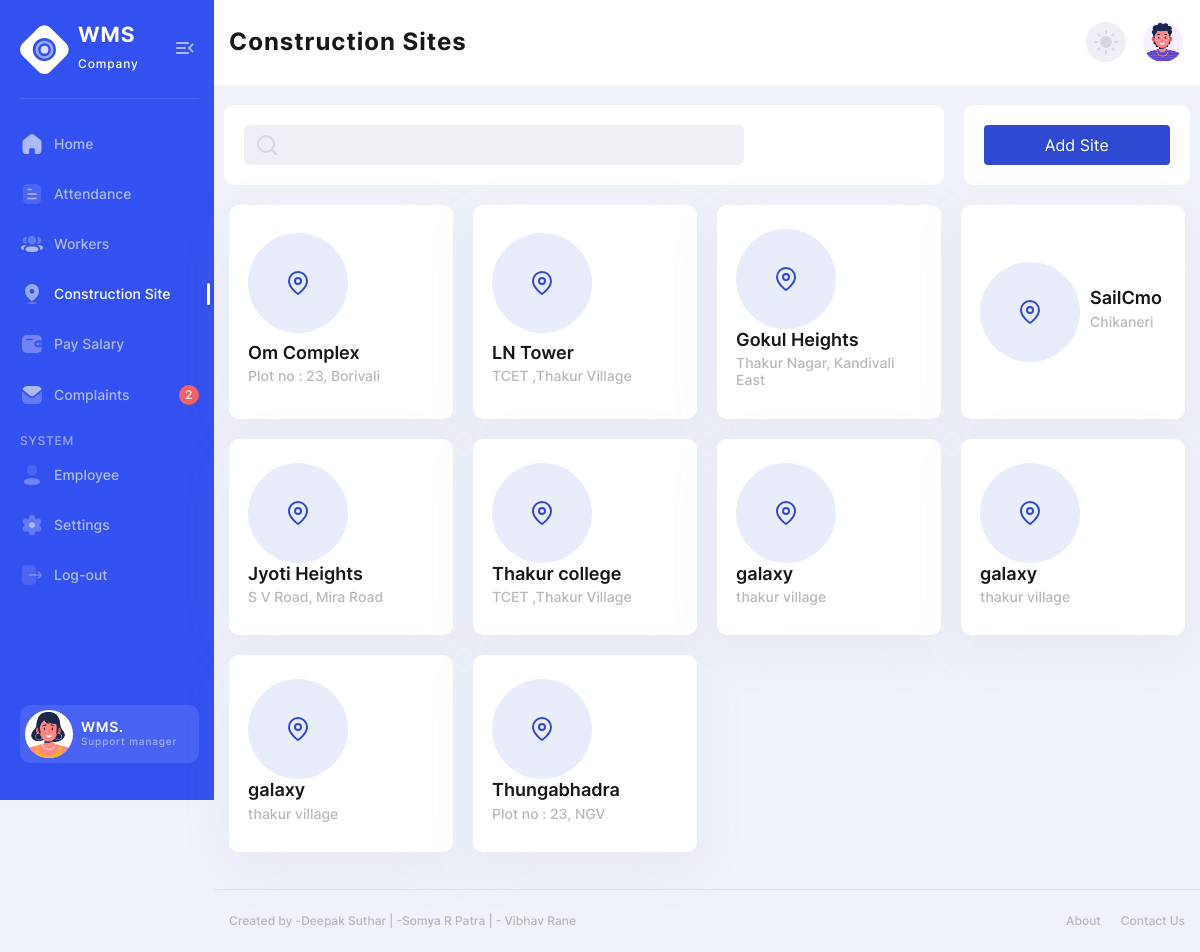
/construction (signed in), run on the app's committed database.
### admpage/models.py (models this page shows, shortened)
class Site(models.Model):
    STATUS =(
        ('Active','Active'),
        ('Unactive','Unactive'),
        ('Finished','Finished',),
    )
    sname = models.CharField(max_length=200,null=True)
    status = models.CharField(max_length=10,null=True,choices=STATUS)
    location = models.CharField(max_length=300,null=True)
    city = models.CharField(max_length=100,null=True)
    contact = models.CharField(max_length=20,null=True)

### admpage/views.py (the view)
@login_required(login_url='emplog')
def construction(request):
    site = Site.objects.all()
    mfil = sitefilter(request.GET, queryset=site)
    site = mfil.qs
    cont = {'site':site, 'mfil':mfil}
    return render(request, "construction.html",cont)

### templates/construction.html (shortened to what this page needs)
{% load static %}
<!DOCTYPE html>
<html lang="en">
<head>
  <link rel="stylesheet" href="{% static 'css/style.css' %}">
</head>
<body>
<div class="page-flex">
  <aside class="sidebar">
    <div class="sidebar-start">
        <div class="sidebar-head">
            <a href="/" class="logo-wrapper" title="Home">
                <span class="icon logo" aria-hidden="true"></span>
                <div class="logo-text">
                    <span class="logo-title">WMS</span>
                    <span class="logo-subtitle">Company</span>
                </div>
            </a>
            <button class="sidebar-toggle transparent-btn" title="Menu" type="button">
                <span class="icon menu-toggle" aria-hidden="true"></span>
            </button>
        </div>
        <div class="sidebar-body">
            <ul class="sidebar-body-menu">
                <li>
                    <a class=" " href="/home"><span class="icon home" aria-hidden="true"></span>Home</a>
                </li>
                <li>
                    <a class=" " href="attendance">
                        <span class="icon document" aria-hidden="true"></span>Attendance
                    </a>
                </li>
                <li>
                    <a class=" " href="/workers">
                        <span class="icon user-3" aria-hidden="true"></span>Workers
                    </a>
                </li>
                <li>
                    <a class="active" href="/construction">
                        <span class="icon location" aria-hidden="true"></span>Construction Site
                    </a>
                </li>
                <li>
                    <a class=" " href="/paysalary">
                        <span class="icon wallet" aria-hidden="true"></span>Pay Salary
                    </a>
                </li>
                <li>
                    <a class=" " href="/complaints">
                        <span class="icon message" aria-hidden="true"></span>Complaints
                    </a>
                    <span class="msg-counter">2</span>
                </li>
            </ul>
            <span class="system-menu__title">system</span>
            <ul class="sidebar-body-menu">
                <li>
                  <a class=" " href="/empreg">
                    <span class="icon profile" aria-hidden="true"></span>Employee
                </a>
                </li>
                <li>
                    <a href="##"><span class="icon setting" aria-hidden="true"></span>Settings</a>
                </li>
                <li>
                  <a href="{% url 'logout' %}"><span class="icon log-out" aria-hidden="true"></span>Log-out</a>
                </li>
            </ul>
        </div>
    </div>
    <div class="sidebar-footer">
        <a href="##" class="sidebar-user">
            <span class="sidebar-user-img">
                <picture><source srcset="{% static 'img/avatar/avatar-illustrated-01.webp' %}" type="image/webp"><img src="{% static 'img/avatar/avatar-illustrated-01.png' %}" alt="User name"></picture>
            </span>
            <div class="sidebar-user-info">
                <span class="sidebar-user__title">WMS.</span>
                <span class="sidebar-user__subtitle">Support manager</span>
            </div>
        </a>
    </div>
</aside>
  <div class="main-wrapper">
    <nav class="main-nav--bg">
  <div class="container main-nav">
    <div class="main-nav-start">
        <h2 class="main-title">Construction Sites</h2>
    </div>
    <div class="main-nav-end">
      <button class="theme-switcher gray-circle-btn" type="button" title="Switch theme">
        <i class="sun-icon" data-feather="sun" aria-hidden="true"></i>
      </button>
      <div class="nav-user-wrapper">
        <button href="##" class="nav-user-btn dropdown-btn" title="My profile" type="button">
          <span class="nav-user-img">
            <picture><source srcset="{% static 'img/avatar/avatar-illustrated-02.webp' %}" type="image/webp"><img src="{% static 'img/avatar/avatar-illustrated-02.png' %}" alt="User name"></picture>
          </span>
        </button>
      </div>
    </div>
  </div>
</nav>
    <main class="main users chart-page" id="skip-target">
      <div class="container">
        <div class="row">
          <div class="col-lg-9">
            <article class="white-block">
              <div class="search-wrapper">
                <form method="get">
                  {{mfil.form.sname}}
                  <i data-feather="search" aria-hidden="true"></i>
                </form>
              </div>
            </article>
          </div>
          <div class="col-lg-3">
            <a href='{% url 'add_site' %}'>
              <article class="white-block">
                <button class="btn primary-default-btn transparent-btn">Add Site</button>
              </article>
            </a>
          </div>
        </div>
        <div class="row stat-cards-workers">
          {% for i in site%}
          <div class="col-md-6 col-xl-3">
            <a href="{% url 'construction_site_profile' i.id %}" >
            <article class="stat-cards-item-workers">
              <div class="stat-cards-icon-workers primary">
                <i data-feather="map-pin" aria-hidden="true"></i>
              </div>
              <div class="stat-cards-info-workers">
                <p class="stat-cards-info__name-workers">{{i.sname}}</p>
                <p class="stat-cards-info__title-workers">{{i.location}}</p>
              </div>
            </article></a>
          </div>
          {% endfor %}
        </div>
      </div>
    </main>
    <footer class="footer">
  <div class="container footer--flex">
    <div class="footer-start">
      <p>Created by -Deepak Suthar | -Somya R Patra | - Vibhav Rane</p>
    </div>
    <ul class="footer-end">
      <li><a href="##">About</a></li>
      <li><a href="##">Contact Us</a></li>
    </ul>
  </div>
</footer>
  </div>
</div>
</body>
</html>

### data on the page
Site: sname "Om Complex", location "Plot no : 23, Borivali"
Site: sname "LN Tower", location "TCET ,Thakur Village"
Site: sname "Gokul Heights", location "Thakur Nagar, Kandivali East"
Site: sname "SailCmo", location "Chikaneri"
Site: sname "Jyoti Heights", location "S V Road, Mira Road"
Site: sname "Thakur college", location "TCET ,Thakur Village"
Site: sname "galaxy", location "thakur village"
Site: sname "galaxy", location "thakur village"
Site: sname "galaxy", location "thakur village"
Site: sname "Thungabhadra", location "Plot no : 23, NGV"
